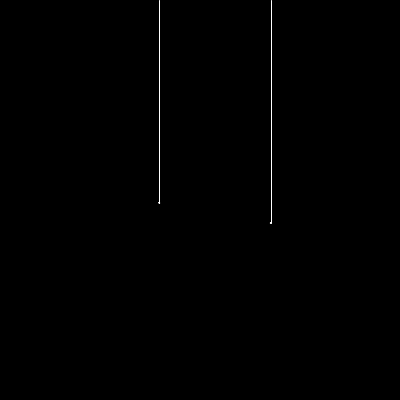
Frame 1 (no input)
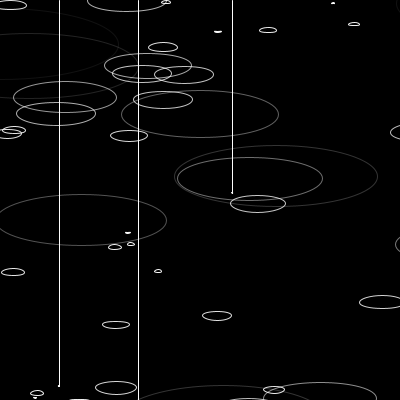
Frame 60 (the mouse pressed at the canvas centre just before this capture)
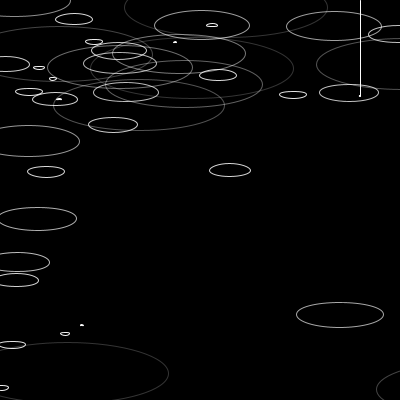
Frame 120 (the mouse held since frame 60 and released just before this capture)

The Processing sketch that drew these frames (run headless with seeded random() and noise(); from frame 60 on, the mouse is pressed at the canvas centre):

// Processing sketch: processing_3325
// ── processing_3325.pde

/* TAKEN FROM  Simple rain
by Jean-no */
goutte[] gouttes = new goutte[0];




void setup(){
  size(400,400);
  background(0);
  stroke(255);noFill();
}


void draw(){
  background(0);
  int n = int(random(1,4));
  for(int a=0;a<n;a++){
  new goutte();
  }
  for(int a=0; a<gouttes.length;a++){
    gouttes[a].dessine();
  }
  while (gouttes[0].l>245){
     gouttes = (goutte[]) subset(gouttes, 1);
  }
}


class goutte{
  int x, y;float l;
  goutte(){
    x = floor(random(second()*random(0,20)));//determino el desplazamiento en x de las gotas a partir del tiempo tomado de los segundos
    y = floor(random(second()*random(0,20)));//determino el desplazamiento en y de las gotas a partir del tiempo tomado de los segundos
    l=0;
    line(x,0,x,y);//linea que cae y determina la posicion de la gota
    gouttes = (goutte[]) append(gouttes, this);
  }
  void dessine(){
    smooth();
    l+=1; l*=1.08;
    stroke(255,  (255-l));
    ellipse(x,y, l, l*0.3);
  }
  
}
